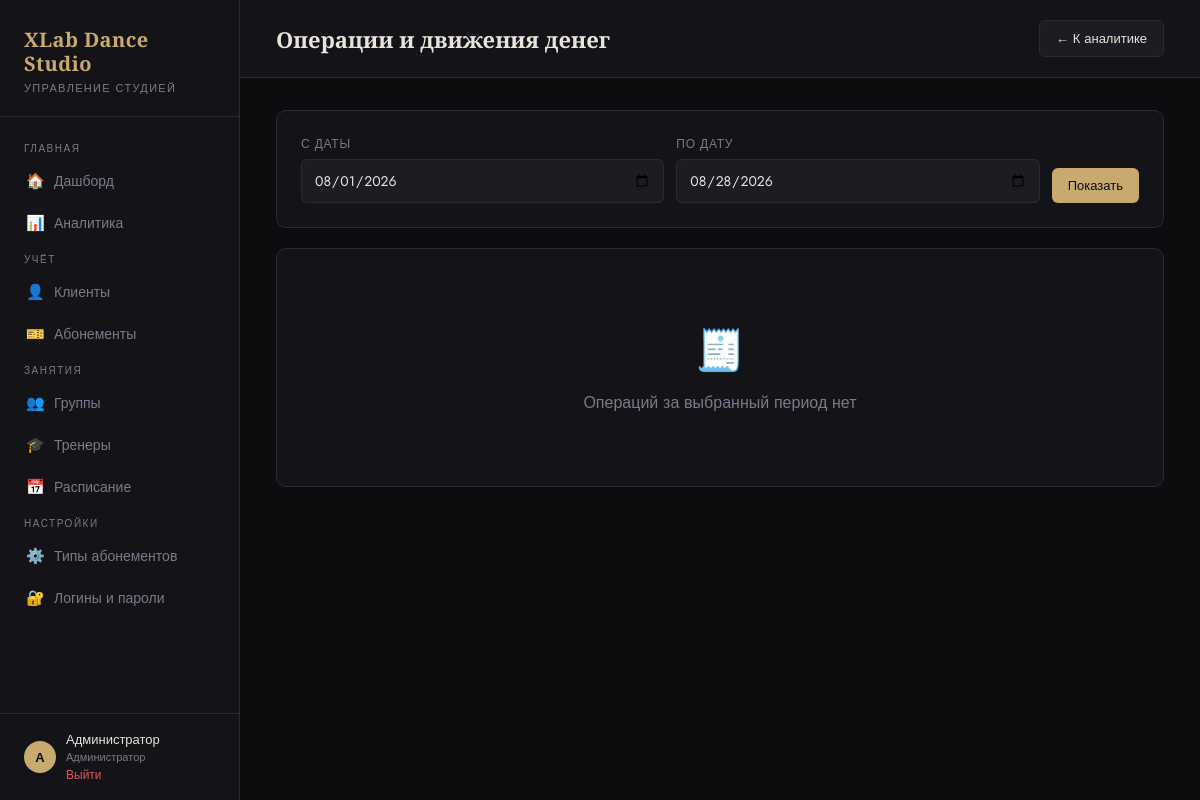
The app's page /analytics/operations (signed in) with its own data.
### tables this page shows
CREATE TABLE users (
            id INTEGER PRIMARY KEY AUTOINCREMENT,
            role TEXT NOT NULL, -- admin | trainer
            username TEXT UNIQUE NOT NULL,
            password TEXT NOT NULL,
            name TEXT NOT NULL,
            trainer_id INTEGER UNIQUE REFERENCES trainers(id) ON DELETE CASCADE
        );

### app.py (the view)
@app.route('/analytics/operations')
@login_required
def analytics_operations():
    if not is_admin():
        flash('Раздел доступен только администратору', 'error')
        return redirect(url_for('schedule'))
    db = get_db()
    today = datetime.now().date()
    default_from = today.replace(day=1).strftime('%Y-%m-%d')
    default_to = today.strftime('%Y-%m-%d')
    date_from = request.args.get('date_from', default_from)
    date_to = request.args.get('date_to', default_to)
    operations = db.execute('''
        SELECT * FROM (
            SELECT
                s.created_at as operation_date,
                'income' as operation_kind,
                'Абонемент' as source,
                c.name as client_name,
                COALESCE(g.name, '—') as group_name,
                st.name as details,
                s.payment_method as payment_method,
                s.price_paid as amount
            FROM subscriptions s
            JOIN clients c ON c.id = s.client_id
            JOIN subscription_types st ON st.id = s.type_id
            LEFT JOIN groups g ON g.id = s.group_id
            WHERE s.created_at >= ? AND s.created_at < date(?, '+1 day')
            AND s.status != 'cancelled'

            UNION ALL

            SELECT
                i.created_at as operation_date,
                CASE WHEN ic.payment_type='cash' THEN 'income' ELSE 'writeoff' END as operation_kind,
                'Интенсив' as source,
                c.name as client_name,
                COALESCE(g.name, '—') as group_name,
                CASE
                    WHEN ic.payment_type='cash' THEN 'Оплата интенсива (' || ic.hours || ' ч)'
                    ELSE 'Списание абонемента за интенсив (' || ic.lessons_written_off || ' зан.)'
                END as details,
                CASE
                    WHEN ic.payment_type='cash' THEN ic.payment_method
                    ELSE 'subscription'
                END as payment_method,
                CASE
                    WHEN ic.payment_type='cash' THEN ic.amount
                    ELSE 0
                END as amount
            FROM intensive_clients ic
            JOIN intensives i ON i.id = ic.intensive_id
            JOIN clients c ON c.id = ic.client_id
            LEFT JOIN groups g ON g.id = i.group_id
            WHERE i.created_at >= ? AND i.created_at < date(?, '+1 day')
        )
        ORDER BY operation_date DESC
    ''', (date_from, date_to, date_from, date_to)).fetchall()
    return render_template('analytics_operations.html', operations=operations, date_from=date_from, date_to=date_to)

### app.py (called while the page is built, shortened)
def current_role():
    return session.get('role', 'admin')

def is_admin():
    return current_role() == 'admin'

def sync_session_user():
    if 'user_id' not in session:
        return
    db = get_db()
    user = db.execute('SELECT role, trainer_id, name FROM users WHERE id=?', (session['user_id'],)).fetchone()
    if not user:
        session.clear()
        return
    session['role'] = user['role']
    session['trainer_id'] = user['trainer_id']
    session['user_name'] = user['name']

@app.before_request
def setup():
    if request.endpoint is None:
        return
    if request.endpoint in ('login', 'logout', 'static'):
        return
    if 'user_id' not in session:
        return
    sync_session_user()
    if is_admin():
        return

def login_required(f):
    from functools import wraps
    @wraps(f)
    def decorated(*args, **kwargs):
        if 'user_id' not in session:
            return redirect(url_for('login'))
        return f(*args, **kwargs)
    return decorated

### database.py (called while the page is built)
def get_db():
    from app import app
    if 'db' not in g:
        g.db = sqlite3.connect(DATABASE)
        g.db.row_factory = sqlite3.Row
        g.db.execute("PRAGMA foreign_keys = ON")
    return g.db

### templates/analytics_operations.html (shortened to what this page needs)
{% extends "base.html" %}
{% block topbar_title %}Операции и движения денег{% endblock %}
{% block topbar_actions %}
<a href="{{ url_for('analytics', date_from=date_from, date_to=date_to) }}" class="btn btn-secondary">← К аналитике</a>
{% endblock %}
{% block content %}
<div class="card" style="margin-bottom:20px;">
  <form method="GET" action="{{ url_for('analytics_operations') }}" class="filter-form">
    <div class="form-group">
      <label>С даты</label>
      <input type="date" name="date_from" value="{{ date_from }}">
    </div>
    <div class="form-group">
      <label>По дату</label>
      <input type="date" name="date_to" value="{{ date_to }}">
    </div>
    <button type="submit" class="btn btn-primary">Показать</button>
  </form>
</div>
<div class="card">
  {% if operations %}
  <div class="table-wrap">
    <table>
      <thead>
        <tr>
          <th>Дата</th>
          <th>Операция</th>
          <th>Источник</th>
          <th>Клиент</th>
          <th>Группа</th>
          <th>Детали</th>
          <th>Оплата</th>
          <th>Сумма, ₽</th>
        </tr>
      </thead>
      <tbody>
        {% for op in operations %}
        <tr>
          <td>{{ op.operation_date }}</td>
          <td>
            {% if op.operation_kind == 'income' %}
              <span class="badge badge-green">Поступление</span>
            {% elif op.operation_kind == 'cancelled' %}
              <span class="badge badge-red">Аннулирование</span>
            {% else %}
              <span class="badge badge-yellow">Списание</span>
            {% endif %}
          </td>
          <td>{{ op.source }}</td>
          <td>{{ op.client_name }}</td>
          <td>{{ op.group_name }}</td>
          <td>{{ op.details }}</td>
          <td>
            {% if op.payment_method == 'cash' %}
              Нал
            {% elif op.payment_method == 'card' %}
              Безнал
            {% elif op.payment_method == 'mixed' %}
              Смешанная
            {% elif op.payment_method == 'subscription' %}
              Абонемент
            {% else %}
              —
            {% endif %}
          </td>
          <td>
            {% if op.operation_kind == 'cancelled' %}
              <span style="color:var(--danger)">-{{ "%.0f"|format(op.amount) }}</span>
            {% elif op.operation_kind == 'income' %}
              <span style="color:var(--success)">+{{ "%.0f"|format(op.amount) }}</span>
            {% else %}
              <span style="color:var(--muted)">0</span>
            {% endif %}
          </td>
        </tr>
        {% endfor %}
      </tbody>
    </table>
  </div>
  {% else %}
  <div class="empty-state"><div class="icon">🧾</div><p>Операций за выбранный период нет</p></div>
  {% endif %}
</div>
{% endblock %}

### templates/base.html (shortened to what this page needs)
<!DOCTYPE html>
<html lang="ru">
<head>
</head>
<body>
<aside class="sidebar">
  <div class="sidebar-logo">
    <h1>XLab Dance<br>Studio</h1>
    <p>Управление студией</p>
  </div>
  <nav class="nav">
    <div class="nav-section">Главная</div>
    <a href="{{ url_for('dashboard') }}" class="{{ 'active' if request.endpoint == 'dashboard' }}">
      <span class="icon">🏠</span> Дашборд
    </a>
    {% if session.role == 'admin' %}
    <a href="{{ url_for('analytics') }}" class="{{ 'active' if request.endpoint == 'analytics' }}">
      <span class="icon">📊</span> Аналитика
    </a>
    {% endif %}
    {% if session.role == 'admin' %}
    <div class="nav-section">Учёт</div>
    <a href="{{ url_for('clients') }}" class="{{ 'active' if 'client' in request.endpoint }}">
      <span class="icon">👤</span> Клиенты
    </a>
    <a href="{{ url_for('subscriptions') }}" class="{{ 'active' if 'subscription' in request.endpoint and request.endpoint != 'subscription_types' }}">
      <span class="icon">🎫</span> Абонементы
    </a>
    {% endif %}
    <div class="nav-section">Занятия</div>
    {% if session.role == 'admin' %}
    <a href="{{ url_for('groups') }}" class="{{ 'active' if 'group' in request.endpoint }}">
      <span class="icon">👥</span> Группы
    </a>
    {% endif %}
    {% if session.role == 'admin' %}
    <a href="{{ url_for('trainers') }}" class="{{ 'active' if 'trainer' in request.endpoint }}">
      <span class="icon">🎓</span> Тренеры
    </a>
    {% endif %}
    <a href="{{ url_for('schedule') }}" class="{{ 'active' if 'schedule' in request.endpoint or 'attendance' in request.endpoint }}">
      <span class="icon">📅</span> Расписание
    </a>
    {% if session.role == 'admin' %}
    <div class="nav-section">Настройки</div>
    <a href="{{ url_for('subscription_types') }}" class="{{ 'active' if request.endpoint == 'subscription_types' }}">
      <span class="icon">⚙️</span> Типы абонементов
    </a>
    <a href="{{ url_for('accounts') }}" class="{{ 'active' if 'account' in request.endpoint }}">
      <span class="icon">🔐</span> Логины и пароли
    </a>
    {% endif %}
  </nav>
  <div class="sidebar-user">
    <div class="avatar">{{ session.user_name[0] if session.user_name }}</div>
    <div>
      <div style="color: var(--text); font-size: 13px;">{{ session.user_name }}</div>
      <div style="font-size: 11px; color: var(--muted);">{{ 'Администратор' if session.role == 'admin' else 'Тренер' }}</div>
      <a href="{{ url_for('logout') }}">Выйти</a>
    </div>
  </div>
</aside>
<div class="main">
  <div class="topbar">
    <h2>{% block topbar_title %}{% endblock %}</h2>
    <div>{% block topbar_actions %}{% endblock %}</div>
  </div>
  <div class="content">
    {% block content %}{% endblock %}
  </div>
</div>
</body>
</html>

### templates/base.html (style rules this page uses)
:root { --bg: #0d0d0f; --surface: #141418; --surface2: #1c1c22; --border: #2a2a35; --accent: #c8a96e; --accent2: #e8c88a; --text: #e8e4dc; --muted: #7a7a8a; --danger: #e05555; --success: #5cb87a; --warning: #e0a055; --info: #5599e0; --sidebar-w: 240px; }
* { box-sizing: border-box; margin: 0; padding: 0; }
body { background: var(--bg); color: var(--text); font-family: 'Jost', sans-serif; font-weight: 400; min-height: 100vh; display: flex; }
.sidebar { width: var(--sidebar-w); min-height: 100vh; background: var(--surface); border-right: 1px solid var(--border); display: flex; flex-direction: column; position: fixed; top: 0; left: 0; z-index: 100; }
.sidebar-logo { padding: 28px 24px 20px; border-bottom: 1px solid var(--border); }
.sidebar-logo h1 { font-family: 'Playfair Display', serif; font-size: 20px; font-weight: 700; color: var(--accent); letter-spacing: 0.02em; line-height: 1.2; }
.sidebar-logo p { font-size: 11px; color: var(--muted); letter-spacing: 0.12em; text-transform: uppercase; margin-top: 4px; }
.nav { flex: 1; padding: 16px 0; overflow-y: auto; max-height: calc(100vh - 200px); }
.nav-section { padding: 8px 24px 4px; font-size: 10px; letter-spacing: 0.15em; text-transform: uppercase; color: var(--muted); }
.nav a { display: flex; align-items: center; gap: 10px; padding: 10px 24px; color: var(--muted); text-decoration: none; font-size: 14px; font-weight: 400; transition: all 0.2s; border-left: 2px solid transparent; }
.nav a .icon { width: 18px; text-align: center; font-size: 15px; }
.sidebar-user { padding: 16px 24px; border-top: 1px solid var(--border); font-size: 13px; color: var(--muted); display: flex; align-items: center; gap: 10px; }
.sidebar-user .avatar { width: 32px; height: 32px; border-radius: 50%; background: var(--accent); display: flex; align-items: center; justify-content: center; color: var(--bg); font-weight: 700; font-size: 13px; }
.sidebar-user a { color: var(--danger); text-decoration: none; font-size: 12px; }
.main { margin-left: var(--sidebar-w); flex: 1; min-height: 100vh; }
.topbar { padding: 20px 36px; border-bottom: 1px solid var(--border); background: var(--surface); display: flex; align-items: center; justify-content: space-between; position: sticky; top: 0; z-index: 50; }
.topbar h2 { font-family: 'Playfair Display', serif; font-size: 22px; font-weight: 600; color: var(--text); }
.content { padding: 32px 36px; }
.card { background: var(--surface); border: 1px solid var(--border); border-radius: 10px; padding: 24px; }
.btn { display: inline-flex; align-items: center; gap: 6px; padding: 8px 16px; border-radius: 6px; font-size: 13px; font-weight: 500; cursor: pointer; border: none; text-decoration: none; transition: all 0.2s; font-family: 'Jost', sans-serif; }
.btn-primary { background: var(--accent); color: var(--bg); }
.btn-secondary { background: var(--surface2); color: var(--text); border: 1px solid var(--border); }
.form-group { display: flex; flex-direction: column; gap: 6px; }
label { font-size: 12px; font-weight: 500; color: var(--muted); letter-spacing: 0.06em; text-transform: uppercase; }
input, select, textarea { background: var(--surface2); border: 1px solid var(--border); border-radius: 6px; color: var(--text); padding: 10px 12px; font-size: 14px; font-family: 'Jost', sans-serif; transition: border-color 0.2s; width: 100%; }
.empty-state { text-align: center; padding: 48px; color: var(--muted); }
.empty-state .icon { font-size: 40px; margin-bottom: 12px; }
a { color: var(--accent); text-decoration: none; }

### templates/analytics_operations.html (style rules this page uses)
.filter-form { display: grid; grid-template-columns: 1fr 1fr auto; gap: 12px; align-items: end; }

### records on screen
users: name "А", user_name "Администратор", role "Администратор"
